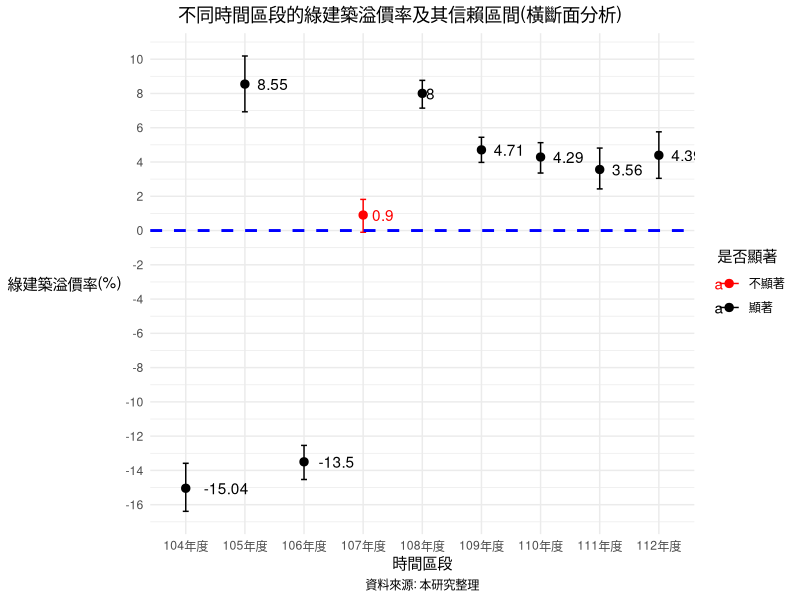

Recreate this plot in R.
library(ggplot2)

# 創建數據框
df <- data.frame(
  model = c("所有ols，所有建築，包含時間空間固定效應 (無電動車)", "所有ols，所有建築，包含時間空間固定效應 (無電動車)"),
  period = c("104~106", "107~112"),
  coefficient = c(-12.103, 3.252),   # 係數
  lower_bound = c(-12.855, 2.885),   # 95%信賴區間下界
  upper_bound = c(-11.403, 3.625)    # 95%信賴區間上界
)
# 數據
coefficients <- c(-0.15041, 0.08546, -0.13498, 0.00904, 0.08004, 0.04707, 0.04289, 0.03562, 0.04394)*100
lower_bounds <- c(-0.16389, 0.0693, -0.1453, -0.001, 0.07144, 0.03977, 0.03355, 0.02429, 0.03045)*100
upper_bounds <- c(-0.13584, 0.10186, -0.12541, 0.01816, 0.08763, 0.05443, 0.05127, 0.04812, 0.0576)*100

# 建立數據框
df <- data.frame(
  model = rep("所有ols，所有建築，包含時間空間固定效應 (無電動車)", 9),  # 假設你所有的模型都是同一個模型
  period = sprintf("%d年度", 104:112),
  coefficient = coefficients,
  lower_bound = lower_bounds,
  upper_bound = upper_bounds
)

# 顯示數據框
print(df)

#建立誤差棒圖

# 計算最大小值
min_val <- floor(min(df$lower_bound))
max_val <- ceiling(max(df$upper_bound))

# 產生奇數序列，並確保包含0
breaks <- seq(from = min_val - (min_val %% 2), to = max_val + (max_val %% 2), by = 2)
breaks <- sort(unique(c(breaks, 0)))

# 創建特殊年份標記
df$是否顯著 <- ifelse(df$period == "107年度", "不顯著", "顯著")

# 建立圖表
ggplot(df, aes(x = period, y = coefficient, color = 是否顯著, group = 1)) +
  geom_errorbar(aes(ymin = lower_bound, ymax = upper_bound), width = .1) +
  scale_color_manual(values = c("不顯著" = "red", "顯著" = "black")) +
  geom_point(size = 2.5) +
  geom_text(aes(label = round(coefficient, 2)), hjust = -0.4) +
  xlab("時間區段") + 
  ylab("綠建築溢價率(%)") +
  ggtitle("不同時間區段的綠建築溢價率及其信賴區間(橫斷面分析)") +
  labs(caption = "資料來源: 本研究整理") +
  theme_minimal() +
  theme(plot.caption = element_text(hjust = 0.5),
        plot.title = element_text(hjust = 0.5),
        plot.title.position = "plot",
        axis.title.y = element_text(angle = 360, vjust = 0.5)) + 
  scale_y_continuous(breaks = breaks) +
  geom_hline(yintercept = 0, linetype="dashed", color = "blue", size = 1) -> premium
premium

# 載入ggplot2套件
# library(ggplot2)

# 創建資料
#df_1 <- data.frame(
#  Periods = c("104~106", "107~112"),  # 時間區段
#  Estimates = c(-12.103, 3.252),   # 係數
#  Lower_CI = c(-12.855, 2.885),   # 信賴區間下界
#  Upper_CI = c(-11.403, 3.625),   # 信賴區間上界
#  Group = factor(1:2)  # 組別 (這邊我們只用數字來表示，你也可以替換成其他的類別變數)
#)

# 建立信賴區間圖
#ggplot(data = df_1, aes(x = Estimates, y = Group)) + 
#  geom_point() + 
#  geom_errorbarh(aes(xmin = Lower_CI, xmax = Upper_CI), height = 0.2) + 
#  labs(x = "係數及其信賴區間", y = "時間期間", title = "不同時間區段之係數的信賴區間圖")
